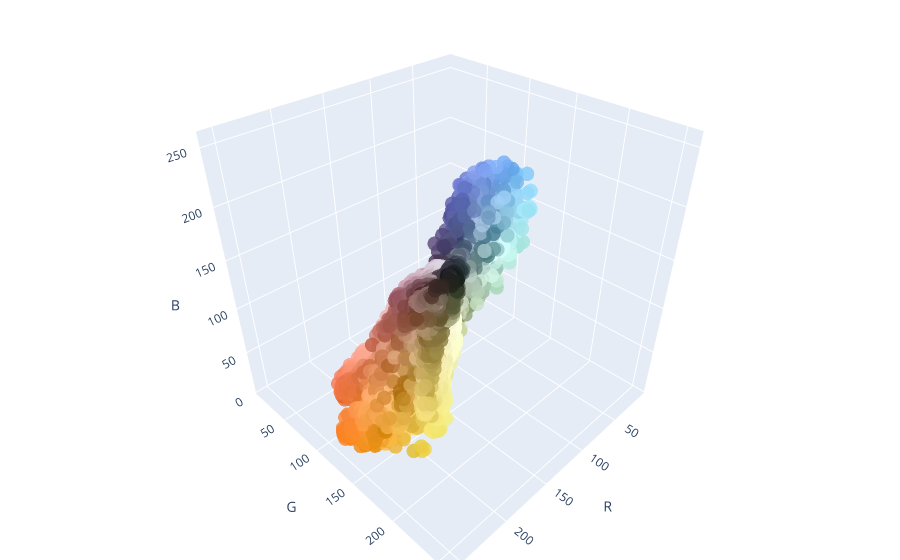

The notebook cell saved with this chart:
### Code cell
# from mpl_toolkits.mplot3d import Axes3D
# fig = plt.figure()
# ax = fig.add_subplot(111, projection='3d')
# ax.set_title('RGB Scatter Plot')
# ax.set_xlabel('R')
# ax.set_ylabel('G')
# ax.set_zlabel('B')
# ax.scatter(R.flatten(), G.flatten(), B.flatten(), c=birdImage.reshape(-1, 3) / 255)

# plt.show()


# Assuming R, G, B are your color channels and birdImage contains the color information

# Create a trace for the scatter plot
trace = go.Scatter3d(
    x=R,  # Flatten the R channel
    y=G,  # Flatten the G channel
    z=B,  # Flatten the B channel
    mode='markers',
    marker=dict(
        size=5,
        color=birdImage.reshape(-1, 3) / 255,  # Setting the color of points
        opacity=0.8
    )
)

# Create the layout for the plot
layout = go.Layout(
    title='RGB Scatter Plot',
    scene=dict(
        xaxis=dict(title='R'),
        yaxis=dict(title='G'),
        zaxis=dict(title='B'),
    ),
    margin=dict(l=0, r=0, b=0, t=0)
)

# Create the figure with the trace and layout
fig = go.Figure(data=[trace], layout=layout)

# Show the figure
fig.show()

### Figure 1 — Plotly figure (JSON) as saved in the notebook; plotly's stock layout.template omitted (floating-point values rounded to 4 significant figures; data arrays with more than 128 entries replaced by an {"elided": "..."} marker saying what was removed)
{"data": [{"marker": {"color": {"elided": "16384x3 float values"}, "opacity": 0.8, "size": 5}, "mode": "markers", "type": "scatter3d", "x": {"elided": "16384 int values"}, "y": {"elided": "16384 int values"}, "z": {"elided": "16384 int values"}}], "layout": {"margin": {"b": 0, "l": 0, "r": 0, "t": 0}, "scene": {"xaxis": {"title": {"text": "R"}}, "yaxis": {"title": {"text": "G"}}, "zaxis": {"title": {"text": "B"}}}, "title": {"text": "RGB Scatter Plot"}}}
